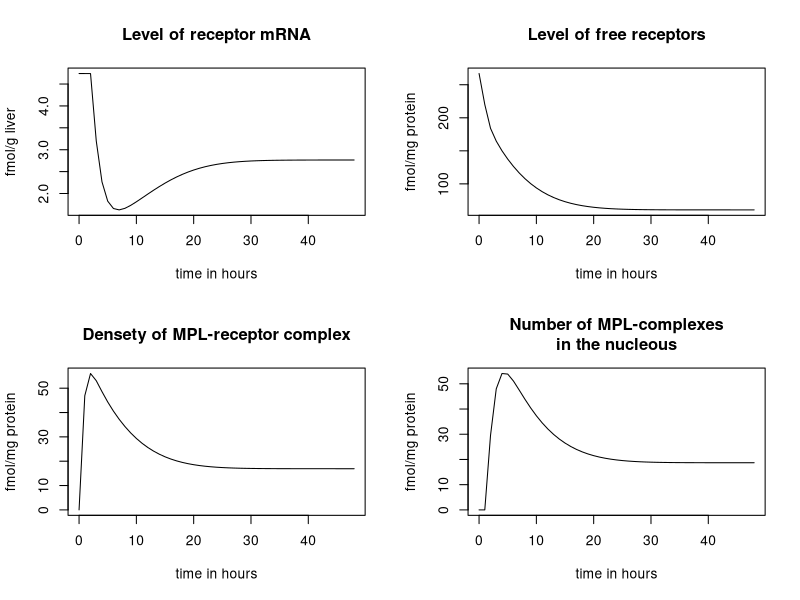
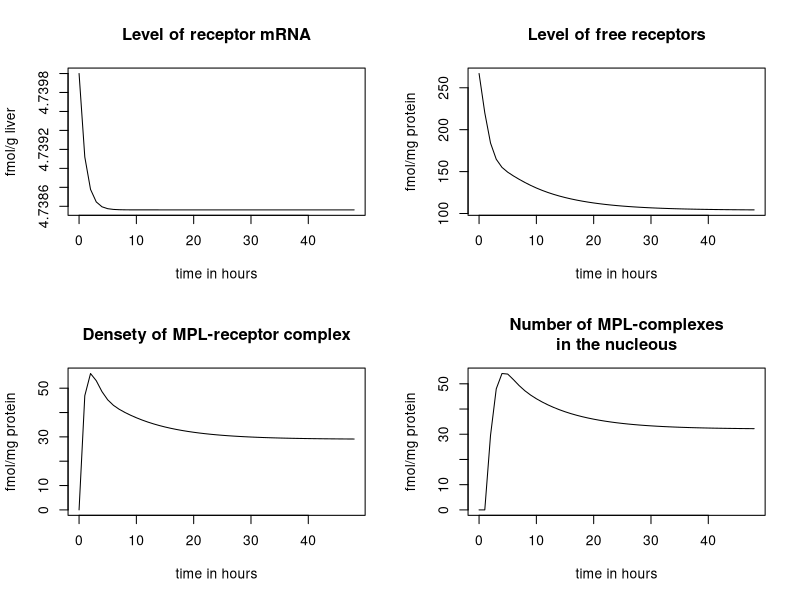
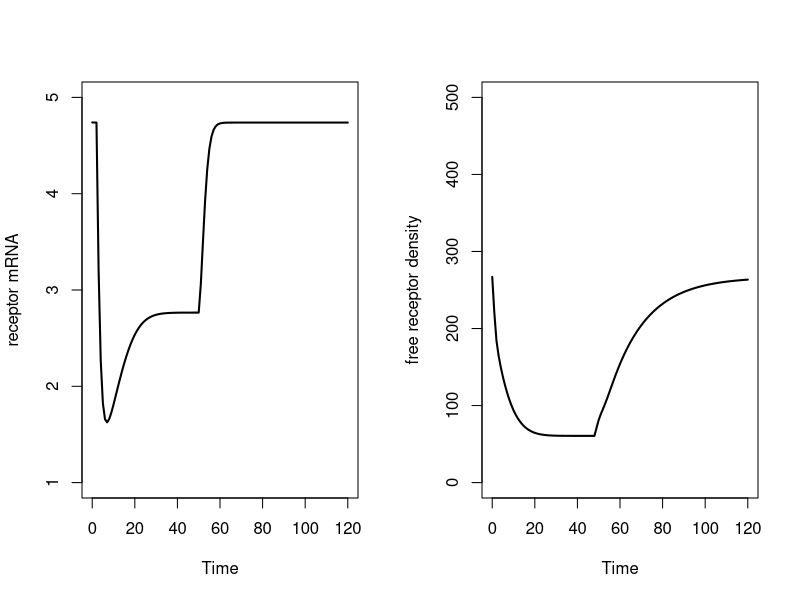
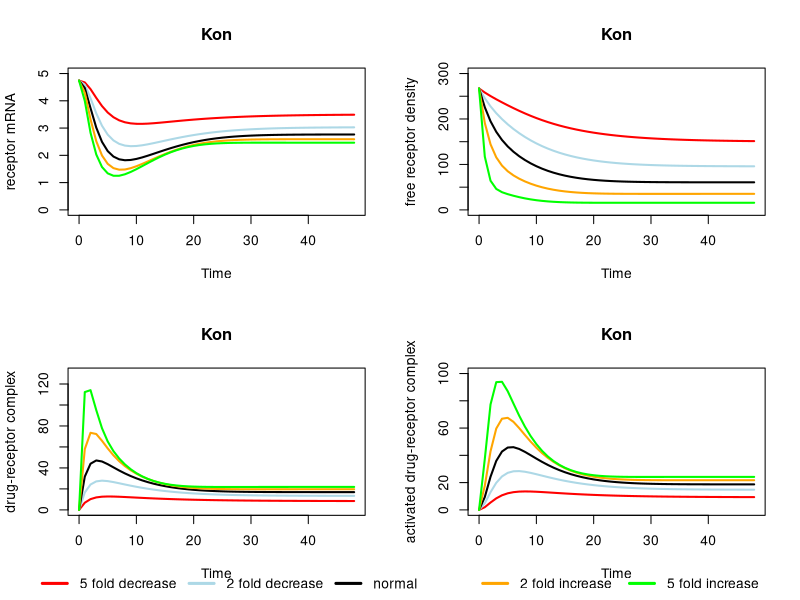
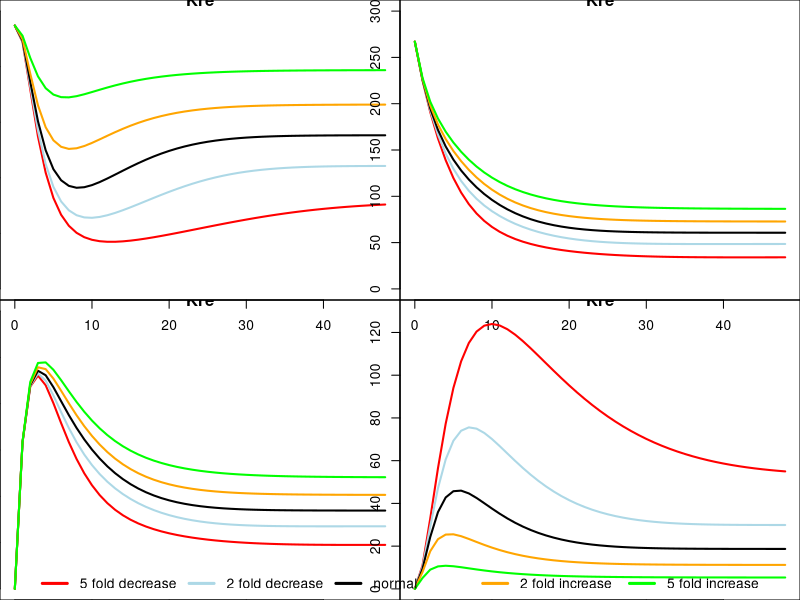
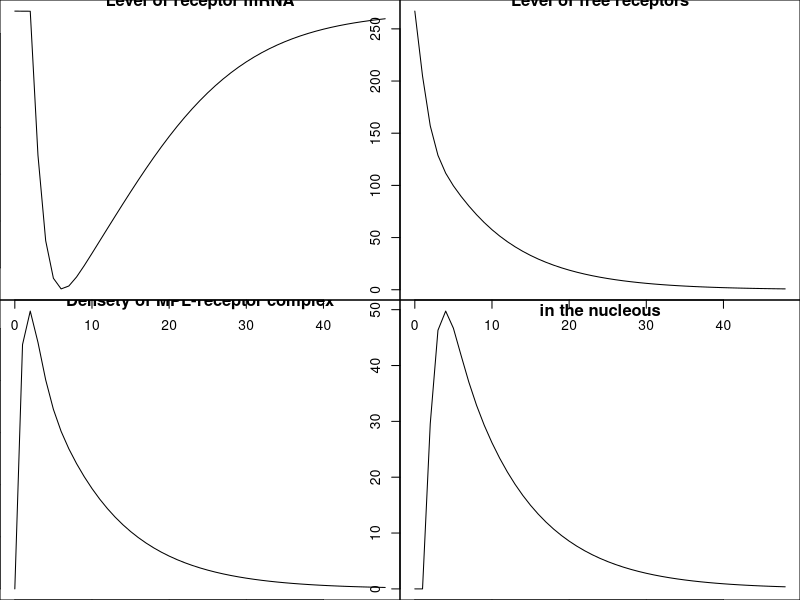
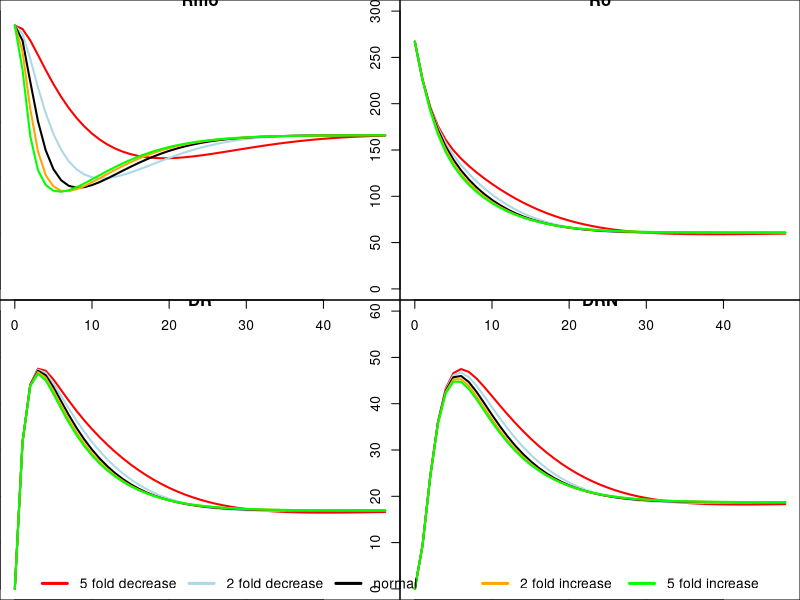

Here is the R script that generated these plots, in order:
## ---- chunk 1
knitr::opts_chunk$set(echo = TRUE)
## ---- chunk 2
library(deSolve)
# Parameters
parameters <- c(ks_Rm = 2.90, # fmol/g liver/h
                IC50_Rm = 26.2, # fmol/mg protein
                kon = 0.00329, # L/nmol/h
                kT = 0.63, # 1/h
                kre = 0.57, # 1/h
                Rf = 0.49,
                kd_R = 0.0572, # 1/h
                kd_Rm = 0.612,
                ks_R = 3.22,
                D = 53.409) # nmol/L
# Initial state
state <- c(Rmo = 4.74, # fmol/g liver
           Ro = 267, # fmol/mg protein
           DR = 0, # fmol/ mg protein
           DRN = 0) # fmol/mg protein
# Model
GR <- function(t, state, parms){
  with(as.list(c(state, parms)),{
    dmRNAR <- ks_Rm * (1 - DRN/(IC50_Rm + DRN)) - kd_Rm * Rmo
    dR <- ks_R * Rmo + Rf * kre * DRN - kon * D * Ro - kd_R * Ro
    dDR <- kon * D * Ro - kT * DR
    dDRN <- kT * DR - kre * DRN
    return(list(c(dmRNAR, dR, dDR, dDRN)))
  })}
# Timeframe
times <- seq(0, 48, by = 1)
# Run model
out <- ode(y = state, times = times, parms = parameters, func = GR, method = "euler")
## ---- chunk 3
# Plot
plot(out, main = c("Level of receptor mRNA", "Level of free receptors",
                   "Densety of MPL-receptor complex", "Number of MPL-complexes\nin the nucleous"),
     xlab = "time in hours",
     ylab = c("fmol/g liver", "fmol/mg protein", "fmol/mg protein", "fmol/mg protein"))
## ---- chunk 4
GR <- function(t, state, parms){
  with(as.list(c(state, parms)),{
    dmRNAR <- ks_Rm - kd_Rm * Rmo
    dR <- ks_R * Rmo + Rf * kre * DRN - kon * D * Ro - kd_R * Ro
    dDR <- kon * D * Ro - kT * DR
    dDRN <- kT * DR - kre * DRN
    return(list(c(dmRNAR, dR, dDR, dDRN)))
  })}

out <- ode(y = state, times = times, parms = parameters, func = GR, method = "euler")

# Plot
plot(out, main = c("Level of receptor mRNA", "Level of free receptors",
                   "Densety of MPL-receptor complex", "Number of MPL-complexes\nin the nucleous"),
     xlab = "time in hours",
     ylab = c("fmol/g liver", "fmol/mg protein", "fmol/mg protein", "fmol/mg protein"))

## ---- chunk 5
GR <- function(t, state, parms){
  with(as.list(c(state, parms)),{
    dmRNAR <- ks_Rm * (1 - DRN/(IC50_Rm + DRN)) - kd_Rm * Rmo
    dR <- ks_R * Rmo + Rf * kre * DRN - kon * D * Ro - kd_R * Ro
    dDR <- kon * D * Ro - kT * DR
    dDRN <- kT * DR - kre * DRN
    return(list(c(dmRNAR, dR, dDR, dDRN)))
  })}

# Observation time series (using function seq)
Times  <-seq(0,24*2,by=1)
Times2 <- seq(0,24*3,by=1)

para_after <- replace(parameters, 10, 0)

out1 <- ode(y = state, times = Times, parms = parameters, func = GR, method = "euler")
out2 <- ode(y=out1[length(Times),2:5], times=Times2, parms= para_after, func = GR, method = "euler")

out2[,1] <- out2[,1]+Times[length(Times)]

out_n <- rbind(out1,out2)

# Convert output to dataframe for easy post-processing using $ notation
out_r<-as.data.frame(out_n)

# Make plot of concentration of receptor mRNa and free receptor density
par(mfrow=c(1,2))
plot(out_r$time,out_r$Rm,ylim = c(1,5), xlab="Time",ylab="receptor mRNA",type="l",lwd=2)
plot(out_r$time,out_r$Ro, ylim = c(0,500), xlab="Time",ylab="free receptor density",type="l",lwd=2)
## ---- chunk 6
# Model
GR <- function(t, state, parms){
  with(as.list(c(state, parms)),{
    dmRNAR <- ks_Rm * (1 - DRN/(IC50_Rm + DRN)) - kd_Rm * Rmo
    dR <- ks_R * Rmo + Rf * kre * DRN - kon * D * Ro - kd_R * Ro
    dDR <- kon * D * Ro - kT * DR
    dDRN <- kT * DR - kre * DRN
    return(list(c(dmRNAR, dR, dDR, dDRN)))
  })}

# Initial state
state <- c(Rmo = 4.74, # fmol/g liver
           Ro = 267, # fmol/mg protein
           DR = 0, # fmol/ mg protein
           DRN = 0) # fmol/mg protein

# Observation time series (using function seq)
ObservationTimes<-seq(0,24*2,by=1)

factors <- c(1/5,1/2,1,2,5)

# Load model parameters
MyParms_kon<-cbind(
  ks_Rm=rep(2.9,times=length(factors)),
  IC50_Rm=rep(26.2,times=length(factors)),
  kon=0.00329*factors,
  kT=rep(0.63,times=length(factors)),
  kre=rep(0.57,times=length(factors)),
  Rf=rep(0.49,times=length(factors)),
  kd_R=rep(0.0572,times=length(factors)),
  kd_Rm=rep(0.612,times=length(factors)),
  ks_R=rep(3.22,times=length(factors)),
  D=rep(20*1000/374.471,times=length(factors))
)

MyParms_kre<-cbind(
  ks_Rm=rep(2.9,times=length(factors)),
  IC50_Rm=rep(26.2,times=length(factors)),
  kon=rep(0.00329,times=length(factors)),
  kT=rep(0.63,times=length(factors)),
  kre=0.57*factors,
  Rf=rep(0.49,times=length(factors)),
  kd_R=rep(0.0572,times=length(factors)),
  kd_Rm=rep(0.612,times=length(factors)),
  ks_R=rep(3.22,times=length(factors)),
  D=rep(20*1000/374.471,times=length(factors))
  )

# simulations for different kon

for (i in 1:length(factors)){
# call lsoda and store result in out
  out <- ode(
    y=state, 
    times=ObservationTimes,   							
    func=GR, 
    parms=MyParms_kon[i,]
  )  
  # Convert output to dataframe for easy post-processing using $ notation
  out<-as.data.frame(out)
  out$kon <- MyParms_kon[i,c("kon")]
  
  if (i>1)
   {  
       simset_kon<-rbind(simset_kon,out)
   }
   else
   {
       simset_kon<-out
   }
}



# simulations for different kre

for (i in 1:length(factors)){
# call lsoda and store result in out
  out <- ode(
     y=state, 
     times=ObservationTimes,     						
    func=GR, 
    parms=MyParms_kre[i,]
  )  
  # Convert output to dataframe for easy post-processing using $ notation
  out<-as.data.frame(out)
  out$kre <- MyParms_kre[i,c("kre")]
  
  if (i>1)
   {  
       simset_kre<-rbind(simset_kre,out)
   }
   else
   {
       simset_kre<-out
   }        
}



# Make plots of concentration of receptor mRNa and free receptor density
par(mfrow=c(2,2))
  plot(simset_kon$time[simset_kon$kon==MyParms_kon[1,c("kon")]],simset_kon$Rm[simset_kon$kon==MyParms_kon[1,c("kon")]],ylim = c(0,5), xlab="Time",ylab="receptor mRNA", main = 'Kon', type="l",lwd=2, col="Red")
  lines(simset_kon$time[simset_kon$kon==MyParms_kon[2,c("kon")]],simset_kon$Rm[simset_kon$kon==MyParms_kon[2,c("kon")]],ylim = c(0,5), type="l",lwd=2, col="lightblue")
  lines(simset_kon$time[simset_kon$kon==MyParms_kon[3,c("kon")]],simset_kon$Rm[simset_kon$kon==MyParms_kon[3,c("kon")]],ylim = c(0,5), type="l",lwd=2, col="black")
  lines(simset_kon$time[simset_kon$kon==MyParms_kon[4,c("kon")]],simset_kon$Rm[simset_kon$kon==MyParms_kon[4,c("kon")]],ylim = c(0,5), type="l",lwd=2, col="orange")
  lines(simset_kon$time[simset_kon$kon==MyParms_kon[5,c("kon")]],simset_kon$Rm[simset_kon$kon==MyParms_kon[5,c("kon")]],ylim = c(0,5), type="l",lwd=2, col="green")

  plot(simset_kon$time[simset_kon$kon==MyParms_kon[1,c("kon")]],simset_kon$Ro[simset_kon$kon==MyParms_kon[1,c("kon")]], ylim = c(0,300), xlab="Time",ylab="free receptor density",main = 'Kon',type="l",lwd=2, col="red")
  lines(simset_kon$time[simset_kon$kon==MyParms_kon[2,c("kon")]],simset_kon$Ro[simset_kon$kon==MyParms_kon[2,c("kon")]], ylim = c(0,300), type="l",lwd=2, col="lightblue")
  lines(simset_kon$time[simset_kon$kon==MyParms_kon[3,c("kon")]],simset_kon$Ro[simset_kon$kon==MyParms_kon[3,c("kon")]], ylim = c(0,300), type="l",lwd=2, col="black")
  lines(simset_kon$time[simset_kon$kon==MyParms_kon[4,c("kon")]],simset_kon$Ro[simset_kon$kon==MyParms_kon[4,c("kon")]], ylim = c(0,300), type="l",lwd=2, col="orange")
  lines(simset_kon$time[simset_kon$kon==MyParms_kon[5,c("kon")]],simset_kon$Ro[simset_kon$kon==MyParms_kon[5,c("kon")]], ylim = c(0,300), type="l",lwd=2, col="green")

  plot(simset_kon$time[simset_kon$kon==MyParms_kon[1,c("kon")]],simset_kon$DR[simset_kon$kon==MyParms_kon[1,c("kon")]], ylim = c(0,130), xlab="Time",ylab="drug-receptor complex",main = 'Kon',type="l",lwd=2, col="red")
  lines(simset_kon$time[simset_kon$kon==MyParms_kon[2,c("kon")]],simset_kon$DR[simset_kon$kon==MyParms_kon[2,c("kon")]], ylim = c(0,130), type="l",lwd=2, col="lightblue")
  lines(simset_kon$time[simset_kon$kon==MyParms_kon[3,c("kon")]],simset_kon$DR[simset_kon$kon==MyParms_kon[3,c("kon")]], ylim = c(0,130), type="l",lwd=2, col="black")
  lines(simset_kon$time[simset_kon$kon==MyParms_kon[4,c("kon")]],simset_kon$DR[simset_kon$kon==MyParms_kon[4,c("kon")]], ylim = c(0,130), type="l",lwd=2, col="orange")
  lines(simset_kon$time[simset_kon$kon==MyParms_kon[5,c("kon")]],simset_kon$DR[simset_kon$kon==MyParms_kon[5,c("kon")]], ylim = c(0,130), type="l",lwd=2, col="green")

  plot(simset_kon$time[simset_kon$kon==MyParms_kon[1,c("kon")]],simset_kon$DRN[simset_kon$kon==MyParms_kon[1,c("kon")]], ylim = c(0,100), xlab="Time",ylab="activated drug-receptor complex",main = 'Kon',type="l",lwd=2, col="red")
  lines(simset_kon$time[simset_kon$kon==MyParms_kon[2,c("kon")]],simset_kon$DRN[simset_kon$kon==MyParms_kon[2,c("kon")]], ylim = c(0,100), type="l",lwd=2, col="lightblue")
  lines(simset_kon$time[simset_kon$kon==MyParms_kon[3,c("kon")]],simset_kon$DRN[simset_kon$kon==MyParms_kon[3,c("kon")]], ylim = c(0,100), type="l",lwd=2, col="black")
  lines(simset_kon$time[simset_kon$kon==MyParms_kon[4,c("kon")]],simset_kon$DRN[simset_kon$kon==MyParms_kon[4,c("kon")]], ylim = c(0,100), type="l",lwd=2, col="orange")
  lines(simset_kon$time[simset_kon$kon==MyParms_kon[5,c("kon")]],simset_kon$DRN[simset_kon$kon==MyParms_kon[5,c("kon")]], ylim = c(0,100), type="l",lwd=2, col="green")
  
par(fig = c(0,1,0,1), oma = c(0,0,0,0), mar = c(0,0,0,0), new = TRUE)
plot(0,0, type = 'l', bty = 'n', xaxt = 'n', yaxt = 'n')
legend(x = 'bottom', legend= c("5 fold decrease", "2 fold decrease", "normal", "2 fold increase", "5 fold increase"), col = c("red", "lightblue", "black", "orange", "green") ,
       lwd=3, cex=1, horiz = T, xpd = T, seg.len = 2, bty = 'n')

# Make plots of concentration of receptor mRNa and free receptor density
par(mfrow=c(2,2))
plot(simset_kre$time[simset_kre$kre==MyParms_kre[1,c("kre")]],simset_kre$Rm[simset_kre$kre==MyParms_kre[1,c("kre")]],ylim = c(0,5), xlab="Time",ylab="receptor mRNA",main = 'Kre',type="l",lwd=2, col="red")
  lines(simset_kre$time[simset_kre$kre==MyParms_kre[2,c("kre")]],simset_kre$Rm[simset_kre$kre==MyParms_kre[2,c("kre")]],ylim = c(0,5), type="l",lwd=2, col="lightblue")
  lines(simset_kre$time[simset_kre$kre==MyParms_kre[3,c("kre")]],simset_kre$Rm[simset_kre$kre==MyParms_kre[3,c("kre")]],ylim = c(0,5), type="l",lwd=2, col="black")
  lines(simset_kre$time[simset_kre$kre==MyParms_kre[4,c("kre")]],simset_kre$Rm[simset_kre$kre==MyParms_kre[4,c("kre")]],ylim = c(0,5), type="l",lwd=2, col="orange")
  lines(simset_kre$time[simset_kre$kre==MyParms_kre[5,c("kre")]],simset_kre$Rm[simset_kre$kre==MyParms_kre[5,c("kre")]],ylim = c(0,5), type="l",lwd=2, col="green")

  plot(simset_kre$time[simset_kre$kre==MyParms_kre[1,c("kre")]],simset_kre$Ro[simset_kre$kre==MyParms_kre[1,c("kre")]], ylim = c(0,300), xlab="Time",ylab="free receptor density",main = 'Kre',type="l",lwd=2, col="red")
  lines(simset_kre$time[simset_kre$kre==MyParms_kre[2,c("kre")]],simset_kre$Ro[simset_kre$kre==MyParms_kre[2,c("kre")]], ylim = c(0,300), type="l",lwd=2, col="lightblue")
  lines(simset_kre$time[simset_kre$kre==MyParms_kre[3,c("kre")]],simset_kre$Ro[simset_kre$kre==MyParms_kre[3,c("kre")]], ylim = c(0,300), type="l",lwd=2, col="black")
  lines(simset_kre$time[simset_kre$kre==MyParms_kre[4,c("kre")]],simset_kre$Ro[simset_kre$kre==MyParms_kre[4,c("kre")]], ylim = c(0,300), type="l",lwd=2, col="orange")
  lines(simset_kre$time[simset_kre$kre==MyParms_kre[5,c("kre")]],simset_kre$Ro[simset_kre$kre==MyParms_kre[5,c("kre")]], ylim = c(0,300), type="l",lwd=2, col="green")

  plot(simset_kre$time[simset_kre$kre==MyParms_kre[1,c("kre")]],simset_kre$DR[simset_kre$kre==MyParms_kre[1,c("kre")]], ylim = c(0,60), xlab="Time",ylab="drug-receptor complex",main = 'Kre',type="l",lwd=2, col="red")
  lines(simset_kre$time[simset_kre$kre==MyParms_kre[2,c("kre")]],simset_kre$DR[simset_kre$kre==MyParms_kre[2,c("kre")]], ylim = c(0,60), type="l",lwd=2, col="lightblue")
  lines(simset_kre$time[simset_kre$kre==MyParms_kre[3,c("kre")]],simset_kre$DR[simset_kre$kre==MyParms_kre[3,c("kre")]], ylim = c(0,60), type="l",lwd=2, col="black")
  lines(simset_kre$time[simset_kre$kre==MyParms_kre[4,c("kre")]],simset_kre$DR[simset_kre$kre==MyParms_kre[4,c("kre")]], ylim = c(0,60), type="l",lwd=2, col="orange")
  lines(simset_kre$time[simset_kre$kre==MyParms_kre[5,c("kre")]],simset_kre$DR[simset_kre$kre==MyParms_kre[5,c("kre")]], ylim = c(0,60), type="l",lwd=2, col="green")

  plot(simset_kre$time[simset_kre$kre==MyParms_kre[1,c("kre")]],simset_kre$DRN[simset_kre$kre==MyParms_kre[1,c("kre")]], ylim = c(0,130), xlab="Time",ylab="activated drug-receptor complex",main = 'Kre',type="l",lwd=2, col="red")
  lines(simset_kre$time[simset_kre$kre==MyParms_kre[2,c("kre")]],simset_kre$DRN[simset_kre$kre==MyParms_kre[2,c("kre")]], ylim = c(0,130), type="l",lwd=2, col="lightblue")
  lines(simset_kre$time[simset_kre$kre==MyParms_kre[3,c("kre")]],simset_kre$DRN[simset_kre$kre==MyParms_kre[3,c("kre")]], ylim = c(0,130), type="l",lwd=2, col="black")
  lines(simset_kre$time[simset_kre$kre==MyParms_kre[4,c("kre")]],simset_kre$DRN[simset_kre$kre==MyParms_kre[4,c("kre")]], ylim = c(0,130), type="l",lwd=2, col="orange")
  lines(simset_kre$time[simset_kre$kre==MyParms_kre[5,c("kre")]],simset_kre$DRN[simset_kre$kre==MyParms_kre[5,c("kre")]], ylim = c(0,130), type="l",lwd=2, col="green")
  
par(fig = c(0,1,0,1), oma = c(0,0,0,0), mar = c(0,0,0,0), new = TRUE)
plot(0,0, type = 'l', bty = 'n', xaxt = 'n', yaxt = 'n')
legend(x = 'bottom', legend= c("5 fold decrease", "2 fold decrease", "normal", "2 fold increase", "5 fold increase"), col = c("red", "lightblue", "black", "orange", "green") ,
       lwd=3, cex=1, horiz = T, xpd = T, seg.len = 2, bty = 'n')  
## ---- chunk 7
para_alt <- replace(parameters, 9, 0)

out <- ode(y = state, times = times, parms = para_alt, func = GR, method = "euler")

# Plot
plot(out, main = c("Level of receptor mRNA", "Level of free receptors",
                   "Densety of MPL-receptor complex", "Number of MPL-complexes\nin the nucleous"),
     xlab = "time in hours",
     ylab = c("fmol/g liver", "fmol/mg protein", "fmol/mg protein", "fmol/mg protein"))
## ---- chunk 8
fifthGenerationModel <- function(t, x, parms) 
{
  Rm <- x[1]           # mRNA for the receptor
  R <- x[2]           # receptor density
  DR <- x[3]           # drug-receptor comples
  DRN <- x[4]         # nuclear activated drug-receptor complex
  
  with(as.list(parms),
  {
     dRm <- ksyn_rm*(1-DRN/(IC50 + DRN)) - kdgr_rm*Rm
     dR <- ksyn_r*Rm + rf*kre*DRN - kon*D*R - kdgr_r*R
     dDR <- kon*D*R - kt*DR
     dDRN <- kt*DR - kre*DRN
 
     # store results in res
     res<-c(dRm,dR,dDR,dDRN)
     list(res)
  })
}

# Observation time series (using function seq)
ObservationTimes<-seq(0,24*2,by=1)

factors <- c(1/5,1/2,1,2,5)
ksyn_rm=2.9*factors
kdgr_rm=ksyn_rm/4.74

# Load model parameters
MyParms_ksyn_rm<-cbind(
  ksyn_rm=ksyn_rm,
  IC50=rep(26.2,times=length(factors)),
  kon=rep(0.00329,times=length(factors)),
  kt=rep(0.63,times=length(factors)),
  kre=rep(0.57,times=length(factors)),
  rf=rep(0.49,times=length(factors)),
  kdgr_r=rep(0.0572,times=length(factors)),
  kdgr_rm=kdgr_rm,
  ksyn_r=rep(3.22,times=length(factors)),
  D=rep(20*1000/374.471,times=length(factors))   #(20/374.471)*1000
)


# simulations for different ksyn_rm

for (i in 1:length(factors)){
# call lsoda and store result in out
  out <- ode(
      y=state, 
     times=ObservationTimes,   							
    func=fifthGenerationModel, 
    parms=MyParms_ksyn_rm[i,]
  )  
  # Convert output to dataframe for easy post-processing using $ notation
  out<-as.data.frame(out)
  out$ksyn_rm <- MyParms_ksyn_rm[i,c("ksyn_rm")]
  
  if (i>1)
   {  
       simset_ksyn_rm<-rbind(simset_ksyn_rm,out)
   }
   else
   {
       simset_ksyn_rm<-out
   }
}

# Make plots of concentration of receptor mRNa and free receptor density
par(mfrow=c(2,2))
  plot(simset_ksyn_rm$time[simset_ksyn_rm$ksyn_rm==MyParms_ksyn_rm[1,c("ksyn_rm")]],simset_ksyn_rm$Rm[simset_ksyn_rm$ksyn_rm==MyParms_ksyn_rm[1,c("ksyn_rm")]],ylim = c(0,5), xlab="Time",ylab="receptor mRNA",main ="Rmo", type="l",lwd=2, col="red")
  lines(simset_ksyn_rm$time[simset_ksyn_rm$ksyn_rm==MyParms_ksyn_rm[2,c("ksyn_rm")]],simset_ksyn_rm$Rm[simset_ksyn_rm$ksyn_rm==MyParms_ksyn_rm[2,c("ksyn_rm")]],ylim = c(0,5), type="l",lwd=2, col="lightblue")
  lines(simset_ksyn_rm$time[simset_ksyn_rm$ksyn_rm==MyParms_ksyn_rm[3,c("ksyn_rm")]],simset_ksyn_rm$Rm[simset_ksyn_rm$ksyn_rm==MyParms_ksyn_rm[3,c("ksyn_rm")]],ylim = c(0,5), type="l",lwd=2, col="black")
  lines(simset_ksyn_rm$time[simset_ksyn_rm$ksyn_rm==MyParms_ksyn_rm[4,c("ksyn_rm")]],simset_ksyn_rm$Rm[simset_ksyn_rm$ksyn_rm==MyParms_ksyn_rm[4,c("ksyn_rm")]],ylim = c(0,5), type="l",lwd=2, col="orange")
  lines(simset_ksyn_rm$time[simset_ksyn_rm$ksyn_rm==MyParms_ksyn_rm[5,c("ksyn_rm")]],simset_ksyn_rm$Rm[simset_ksyn_rm$ksyn_rm==MyParms_ksyn_rm[5,c("ksyn_rm")]],ylim = c(0,5), type="l",lwd=2, col="green")

  plot(simset_ksyn_rm$time[simset_ksyn_rm$ksyn_rm==MyParms_ksyn_rm[1,c("ksyn_rm")]],simset_ksyn_rm$Ro[simset_ksyn_rm$ksyn_rm==MyParms_ksyn_rm[1,c("ksyn_rm")]], ylim = c(0,300), xlab="Time",ylab="free receptor density",main = "Ro", type="l",lwd=2, col="red")
  lines(simset_ksyn_rm$time[simset_ksyn_rm$ksyn_rm==MyParms_ksyn_rm[2,c("ksyn_rm")]],simset_ksyn_rm$Ro[simset_ksyn_rm$ksyn_rm==MyParms_ksyn_rm[2,c("ksyn_rm")]], ylim = c(0,300), type="l",lwd=2, col="lightblue")
  lines(simset_ksyn_rm$time[simset_ksyn_rm$ksyn_rm==MyParms_ksyn_rm[3,c("ksyn_rm")]],simset_ksyn_rm$Ro[simset_ksyn_rm$ksyn_rm==MyParms_ksyn_rm[3,c("ksyn_rm")]], ylim = c(0,300), type="l",lwd=2, col="black")
  lines(simset_ksyn_rm$time[simset_ksyn_rm$ksyn_rm==MyParms_ksyn_rm[4,c("ksyn_rm")]],simset_ksyn_rm$Ro[simset_ksyn_rm$ksyn_rm==MyParms_ksyn_rm[4,c("ksyn_rm")]], ylim = c(0,300), type="l",lwd=2, col="orange")
  lines(simset_ksyn_rm$time[simset_ksyn_rm$ksyn_rm==MyParms_ksyn_rm[5,c("ksyn_rm")]],simset_ksyn_rm$Ro[simset_ksyn_rm$ksyn_rm==MyParms_ksyn_rm[5,c("ksyn_rm")]], ylim = c(0,300), type="l",lwd=2, col="green")

  plot(simset_ksyn_rm$time[simset_ksyn_rm$ksyn_rm==MyParms_ksyn_rm[1,c("ksyn_rm")]],simset_ksyn_rm$DR[simset_ksyn_rm$ksyn_rm==MyParms_ksyn_rm[1,c("ksyn_rm")]], ylim = c(0,60), xlab="Time",ylab="drug-receptor complex",main = "DR", type="l",lwd=2, col="red")
  lines(simset_ksyn_rm$time[simset_ksyn_rm$ksyn_rm==MyParms_ksyn_rm[2,c("ksyn_rm")]],simset_ksyn_rm$DR[simset_ksyn_rm$ksyn_rm==MyParms_ksyn_rm[2,c("ksyn_rm")]], ylim = c(0,60), type="l",lwd=2, col="lightblue")
  lines(simset_ksyn_rm$time[simset_ksyn_rm$ksyn_rm==MyParms_ksyn_rm[3,c("ksyn_rm")]],simset_ksyn_rm$DR[simset_ksyn_rm$ksyn_rm==MyParms_ksyn_rm[3,c("ksyn_rm")]], ylim = c(0,60), type="l",lwd=2, col="black")
  lines(simset_ksyn_rm$time[simset_ksyn_rm$ksyn_rm==MyParms_ksyn_rm[4,c("ksyn_rm")]],simset_ksyn_rm$DR[simset_ksyn_rm$ksyn_rm==MyParms_ksyn_rm[4,c("ksyn_rm")]], ylim = c(0,60), type="l",lwd=2, col="orange")
  lines(simset_ksyn_rm$time[simset_ksyn_rm$ksyn_rm==MyParms_ksyn_rm[5,c("ksyn_rm")]],simset_ksyn_rm$DR[simset_ksyn_rm$ksyn_rm==MyParms_ksyn_rm[5,c("ksyn_rm")]], ylim = c(0,60), type="l",lwd=2, col="green")

  plot(simset_ksyn_rm$time[simset_ksyn_rm$ksyn_rm==MyParms_ksyn_rm[1,c("ksyn_rm")]],simset_ksyn_rm$DRN[simset_ksyn_rm$ksyn_rm==MyParms_ksyn_rm[1,c("ksyn_rm")]], ylim = c(0,60), xlab="Time",ylab="activated drug-receptor complex",main = "DRN", type="l",lwd=2, col="red")
  lines(simset_ksyn_rm$time[simset_ksyn_rm$ksyn_rm==MyParms_ksyn_rm[2,c("ksyn_rm")]],simset_ksyn_rm$DRN[simset_ksyn_rm$ksyn_rm==MyParms_ksyn_rm[2,c("ksyn_rm")]], ylim = c(0,60), type="l",lwd=2, col="lightblue")
  lines(simset_ksyn_rm$time[simset_ksyn_rm$ksyn_rm==MyParms_ksyn_rm[3,c("ksyn_rm")]],simset_ksyn_rm$DRN[simset_ksyn_rm$ksyn_rm==MyParms_ksyn_rm[3,c("ksyn_rm")]], ylim = c(0,60), type="l",lwd=2, col="black")
  lines(simset_ksyn_rm$time[simset_ksyn_rm$ksyn_rm==MyParms_ksyn_rm[4,c("ksyn_rm")]],simset_ksyn_rm$DRN[simset_ksyn_rm$ksyn_rm==MyParms_ksyn_rm[4,c("ksyn_rm")]], ylim = c(0,60), type="l",lwd=2, col="orange")
  lines(simset_ksyn_rm$time[simset_ksyn_rm$ksyn_rm==MyParms_ksyn_rm[5,c("ksyn_rm")]],simset_ksyn_rm$DRN[simset_ksyn_rm$ksyn_rm==MyParms_ksyn_rm[5,c("ksyn_rm")]], ylim = c(0,60), type="l",lwd=2, col="green")
  
par(fig = c(0,1,0,1), oma = c(0,0,0,0), mar = c(0,0,0,0), new = TRUE)
plot(0,0, type = 'l', bty = 'n', xaxt = 'n', yaxt = 'n')
legend(x = 'bottom', legend= c("5 fold decrease", "2 fold decrease", "normal", "2 fold increase", "5 fold increase"), col = c("red", "lightblue", "black", "orange", "green") ,
       lwd=3, cex=1, horiz = T, xpd = T, seg.len = 2, bty = 'n')  
